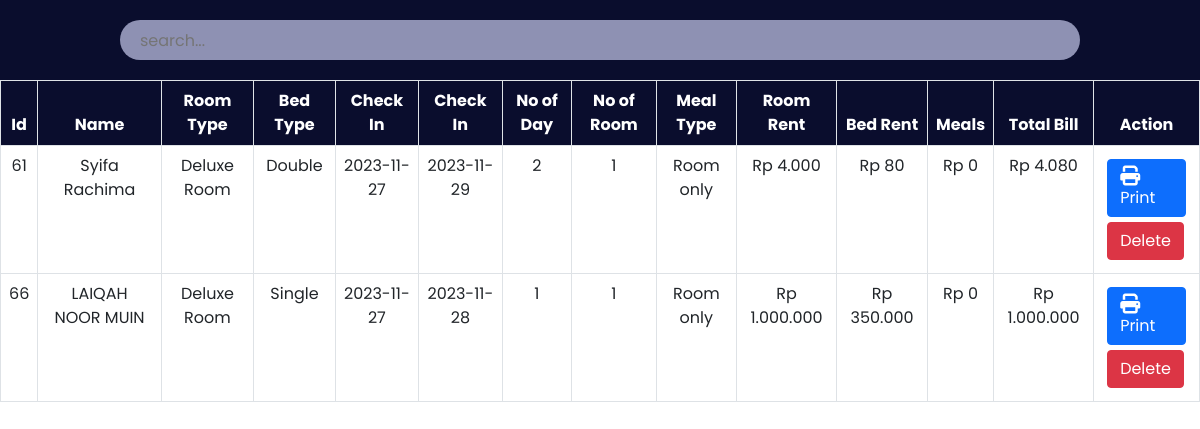
Screenshot of /admin/payment.php with the database file from the repository.
### tables this page shows
CREATE TABLE `payment` (
  `id` int(30) NOT NULL,
  `Name` varchar(30) NOT NULL,
  `Email` varchar(30) NOT NULL,
  `RoomType` varchar(30) NOT NULL,
  `Bed` varchar(30) NOT NULL,
  `NoofRoom` int(30) NOT NULL,
  `cin` date NOT NULL,
  `cout` date NOT NULL,
  `noofdays` int(30) NOT NULL,
  `roomtotal` double(8,2) NOT NULL,
  `bedtotal` double(8,2) NOT NULL,
  `meal` varchar(30) NOT NULL,
  `mealtotal` double(8,2) NOT NULL,
  `finaltotal` double(8,2) NOT NULL
);

### admin/payment.php (the view, shortened to what this page needs)
<?php
    include '../config.php';
?>
<!DOCTYPE html>
<html lang="en">
<head>
    <link href="https://cdn.jsdelivr.net/npm/bootstrap@5.0.2/dist/css/bootstrap.min.css" rel="stylesheet">
    <link rel="stylesheet" href="https://cdnjs.cloudflare.com/ajax/libs/font-awesome/6.2.0/css/all.min.css"/>
	<link rel="stylesheet" href="css/roombook.css">
</head>
<body>
	<div class="searchsection">
        <input type="text" name="search_bar" id="search_bar" placeholder="search..." onkeyup="searchFun()">
    </div>
    <div class="roombooktable" class="table-responsive-xl">
        <?php
            $paymanttablesql = "SELECT * FROM payment";
            $paymantresult = mysqli_query($conn, $paymanttablesql);
        ?>
        <table class="table table-bordered" id="table-data">
            <thead>
                <tr>
                    <th scope="col">Id</th>
                    <th scope="col">Name</th>
                    <th scope="col">Room Type</th>
                    <th scope="col">Bed Type</th>
                    <th scope="col">Check In</th>
                    <th scope="col">Check In</th>
					<th scope="col">No of Day</th>
                    <th scope="col">No of Room</th>
					<th scope="col">Meal Type</th>
                    <th scope="col">Room Rent</th>
                    <th scope="col">Bed Rent</th>
                    <th scope="col">Meals</th>
					<th scope="col">Total Bill</th>
                    <th scope="col">Action</th>
                </tr>
            </thead>
            <tbody>
            <?php
            while ($res = mysqli_fetch_array($paymantresult)) {
            ?>
                <tr>
                    <td><?php echo $res['id'] ?></td>
                    <td><?php echo $res['Name'] ?></td>
                    <td><?php echo $res['RoomType'] ?></td>
                    <td><?php echo $res['Bed'] ?></td>
					<td><?php echo $res['cin'] ?></td>
                    <td><?php echo $res['cout'] ?></td>
					<td><?php echo $res['noofdays'] ?></td>
                    <td><?php echo $res['NoofRoom'] ?></td>
                    <td><?php echo $res['meal'] ?></td>
                    <td><?php echo 'Rp ' . number_format($res['roomtotal'], 0, ',', '.') ?></td>
                    <td><?php echo 'Rp ' . number_format($res['bedtotal'], 0, ',', '.') ?></td>
                    <td><?php echo 'Rp ' . number_format($res['mealtotal'], 0, ',', '.') ?></td>
                    <td><?php echo 'Rp ' . number_format($res['finaltotal'], 0, ',', '.') ?></td>
                    <td class="action">
                        <a href="invoiceprint.php?id= <?php echo $res['id']?>"><button class="btn btn-primary"><i class="fa-solid fa-print"></i>Print</button></a>
						<a href="paymantdelete.php?id=<?php echo $res['id']?>"><button class="btn btn-danger">Delete</button></a>
                    </td>
                </tr>
            <?php
            }
            ?>
            </tbody>
        </table>
    </div>
</body>
</html>

### admin/css/roombook.css (style rules this page uses)
:root { --bg-text-shadow: 0 2px 4px rgb(13 0 77 / 8%), 0 3px 6px rgb(13 0 77 / 8%), 0 8px 16px rgb(13 0 77 / 8%); --bg-box-shadow: 0px 0px 20px 6px rgba(26, 30, 164, 0.31); }
body { background-color: #ffff; }
* { margin: 0; padding: 0; font-family: 'Poppins', sans-serif; }
i { font-size: 20px; }
.searchsection { height: 80px; width: 100%; display: flex; justify-content: space-evenly; align-items: center; background-color: #0a0d2d; position: fixed; z-index: 500; }
#search_bar { height: 40px; width: 80%; border: none; background-color: rgba(195, 198, 233, 0.714); padding-left: 20px; border-radius: 30px; }
a { color: black; }
.roombooktable { position: absolute; color: #0a0d2d; margin-top: 80px; width: 100%; height: 100vh; padding-bottom: 900px; }
.roombooktable thead { background-color: #0a0d2d; color: white; text-align: center; }
.roombooktable tbody { text-align: center; }
.action a { text-decoration: none; }
.action button { display: flex; flex-wrap: wrap; margin: 5px; }

### rows the page displays
payment: id "61", Name "Syifa Rachima", RoomType "Deluxe Room", Bed "Double", cin "2023-11-27", cout "2023-11-29", noofdays "2", NoofRoom "1", meal "Room only", roomtotal "4.000", bedtotal "80", mealtotal "0", finaltotal "4.080"
payment: id "66", Name "LAIQAH NOOR MUIN", RoomType "Deluxe Room", Bed "Single", cin "2023-11-27", cout "2023-11-28", noofdays "1", NoofRoom "1", meal "Room only", roomtotal "1.000.000", bedtotal "350.000", mealtotal "0", finaltotal "1.000.000"
